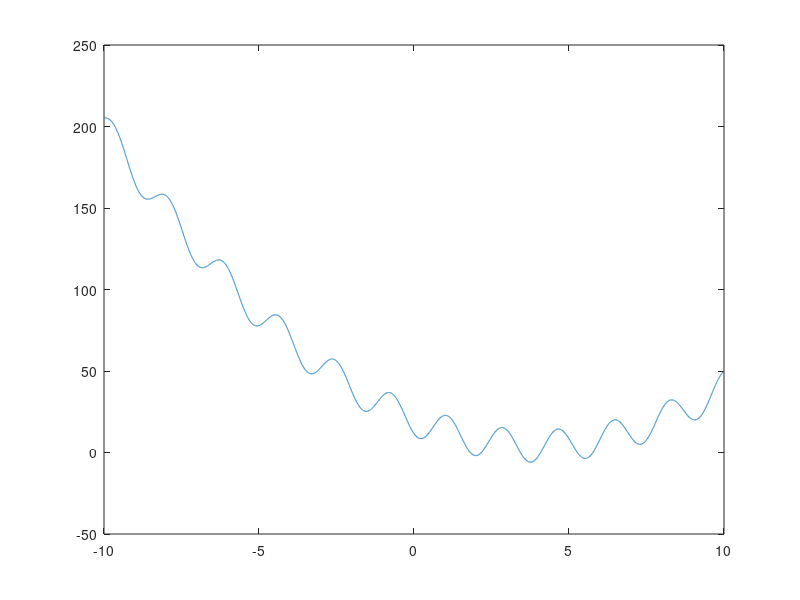

Source code (MATLAB): (Note: this script raises an error after producing the figure.)
%% Assignment a)
x = -10:.001:10;

y = x.^2 - (8 * x) - 10 * sin( (3.5 * x) + 1) + 20;

plot(x, y)

tolerance = 1e-6;
root_indices = find(abs(y) < tolerance);

roots_x = x(root_indices);

disp('Roots of y = x^2:');
disp(roots_x);

% Question 1: How many roots are there?
% Answer: There are 6. They are:
% x_1 ≈ 1.81
% x_2 ≈ 2.17
% x_3 ≈ 3.44
% x_4 ≈ 4.08
% x_5 ≈ 5.27 
% x_6 ≈ 5.77



%% Assignment b)
format long

global print_list iteration_count
print_list = zeros(1, 100);
iteration_count = 0;

function y = func1(x)
    y = x.^2 - (8 * x) - 10 * sin( (3.5 * x) + 1) + 20;
end

function x_n = fixpoint(x, original_x, iteration, last_ten)
    global print_list iteration_count
    x_n = 0.05 * (x.^2 + (12*x) - (10 * sin((3.5 * x) + 1 ))) + 1;

    if last_ten == 1
        print_list(iteration) = abs(x_n - x);
        iteration_count = iteration;
    end
       
    
    if abs(func1(x_n)) > 10^(-10)
        iteration = iteration + 1;
        x_n = fixpoint(x_n, original_x, iteration, last_ten);
    else
        disp(['Starting Point: ', num2str(original_x), '   Total Iterations: ', num2str(iteration, '%.11g'), '    Approximate root: ', num2str(x_n, '%.11g')])
        if last_ten == 1
            iteration_count = iteration;
        end
    end
end

num_to_check = [1.81, 2.17, 3.44, 4.08, 5.27];

for num = num_to_check
    fixpoint(num, num, 1, 0);
end

fixpoint(5.77, 5.77, 1, 1);

fprintf('\nLast 10 |xn+1 - xn| values for starting point 5.77:\n')

print_list = print_list(iteration_count-9:iteration_count);

for element = print_list
    disp(element)
end




% Program Output:
% Starting Point: 1.81   Total Iterations: 8    Approximate root: 1.8152602476
% Starting Point: 2.17   Total Iterations: 17    Approximate root: 1.8152602476
% Starting Point: 3.44   Total Iterations: 48    Approximate root: 3.4323780522
% Starting Point: 4.08   Total Iterations: 58    Approximate root: 3.4323780522
% Starting Point: 5.27   Total Iterations: 16    Approximate root: 5.2701564597
% Starting Point: 5.77   Total Iterations: 28    Approximate root: 5.2701564597
% 
% Last 10 |xn+1 - xn| values for starting point 5.77:
%     2.537049956785609e-07
%     8.150794172934184e-08
%     2.618612526816833e-08
%     8.412836649540623e-09
%     2.702798873599477e-09
%     8.683302965550865e-10
%     2.789688480220320e-10
%     8.962430797510024e-11
%     2.879296800983866e-11
%     9.250378241176804e-12

% Question 1: Why can this new equation be used as a fix point iteration for the previous one?
% Answer: Because the new function is the previous function rewritten as
% g(x) = x. This was done by:
%  1. Adding 20x to each side
%  2. Dividing both sides by 20

% Question 2: Which of these roots can fixed-point iteration find?
% Answer: The convergence rate for this method is equal to |g'(r)| and is
% locally convergent for |g'(r)| < 1. Thus the algorithm found the three 
% roots which fulfill this and for the three roots which didn't, the
% starting point led the algorithm to the nearest root which was
% convergent. This can be confirmed by examining the derivatives at the
% starting points:
%  x_1: ≈ -0.08
%  x_2: ≈  1.99
%  x_3: ≈ -0.64
%  x_4: ≈  2.60
%  x_5: ≈ -0.32
%  x_6: ≈  2.40
% Which correlates with the theorems assertion.

% Question 3: How does the difference |x_n+1 - x_n| decrease according to
% theory. 
% 
%
% We can verify this by 
%



%% Assignment c)

function y = func1_derivative(x)
    y = 2*x - 8  - 35 * cos( (3.5 * x) + 1);
end

function x_n = newton(x, original_x, iteration, print_diff)
    x_n = x - (func1(x)/func1_derivative(x));

    if print_diff == 1
        disp(abs(x_n - x))
    end
    
    if abs(func1(x_n)) > 10^(-10)
        iteration = iteration + 1;
        x_n = newton(x_n, original_x, iteration, print_diff);
    else
        disp(['Starting Point: ', num2str(original_x), '   Total Iterations: ', num2str(iteration, '%.11g'), '    Approximate root: ', num2str(x_n, '%.11g')])
    end
    
end

num_to_check_2 = [1.81, 2.17, 3.44, 5.27, 5.77];

for num = num_to_check_2
    newton(num, num, 1, 0);
end

fprintf('\n|xn+1 - xn| values for starting point 5.77:\n')

newton(4.08, 4.08, 1, 1);

% Program Output:
% Starting Point: 1.81   Total Iterations: 3    Approximate root: 1.8152602476
% Starting Point: 2.17   Total Iterations: 3    Approximate root: 2.1714433738
% Starting Point: 3.44   Total Iterations: 3    Approximate root: 3.4323780522
% Starting Point: 5.27   Total Iterations: 2    Approximate root: 5.2701564597
% Starting Point: 5.77   Total Iterations: 2    Approximate root: 5.7704911928
%
% |xn+1 - xn| values for starting point 4.08:
%     0.004492833875932
%     1.635993122395263e-05
%     2.120641440228610e-10
%
% Starting Point: 4.08   Total Iterations: 3    Approximate root: 4.0844764737



%% Assignment d)

format long

function x_n = newton_reference(x)
    x_n = x - (func1(x)/func1_derivative(x));
    
    if abs(func1(x_n)) > 10^(-16)
        x_n = newton_reference(x_n);
    end
end

function x_n = fixpoint_d(x)
    x_n = 0.05 * (x.^2 + (12*x) - (10 * sin((3.5 * x) + 1 ))) + 1;   
end

function x_n = newton_d(x)
    x_n = x - (func1(x)/func1_derivative(x));
end

reference_x = newton_reference(1.81);

newton_array = zeros(1,80);
newton_array(1) = 1.81;
iteration_n = 0;
x_n = 1.81;
e_n = 1;

while e_n > 10^(-16)
    x_n = newton_d(x_n);
    e_n = abs(x_n - reference_x);

    newton_array(iteration_n+2) = e_n;
    iteration_n = iteration_n + 1;
end

fixpoint_array = zeros(1,80);
fixpoint_array(1) = 1.81;
iteration_f = 0;
x_n = 1.81;
e_n = 1;

while e_n > 10^(-16)
    x_n = fixpoint_d(x_n);
    e_n = abs(x_n - reference_x);

    fixpoint_array(iteration_f+2) = e_n;
    iteration_f = iteration_f + 1;
end

max_iteration = max(iteration_f, iteration_n);



n = 1:1:max_iteration+1;



e_m = newton_array(x);
e_f = fixpoint_array(x);
% Maybe we should turn this funtion into one that directly uses the amount
% of iterations through netwons method

semilogy(n, e_m)
hold on
semilogy(n, e_f)

% Reference Value of x: 1.815260247632966